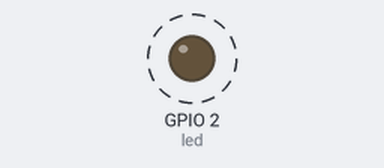
Simulated run of this program. Board: ESP8266 board running MicroPython. Parts: output pins drawn as LEDs (lit = HIGH, except the on-board LED, lit = LOW). Dashed ring = blinking. At 3.0 s the program stops and its outputs stay as they are.

Above: at 0.15 s.
Timing chart, 0 to 3.0 s (numbered marks = the images above):
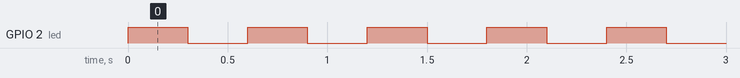

The program:

example_builtin_led.py
```python
from machine import Pin
import time


def blink(number, pin):
    n = 0
    while n < number:
        pin.on()
        time.sleep(0.3)
        pin.off()
        time.sleep(0.3)
        n = n+1


led = Pin(2, Pin.OUT)
blink(5, led)
led.on()
```

Measured:
- by itself, GPIO 2 (led): alternates HIGH for 0.30 s and LOW for 0.30 s, 11 changes in all, then stays HIGH
